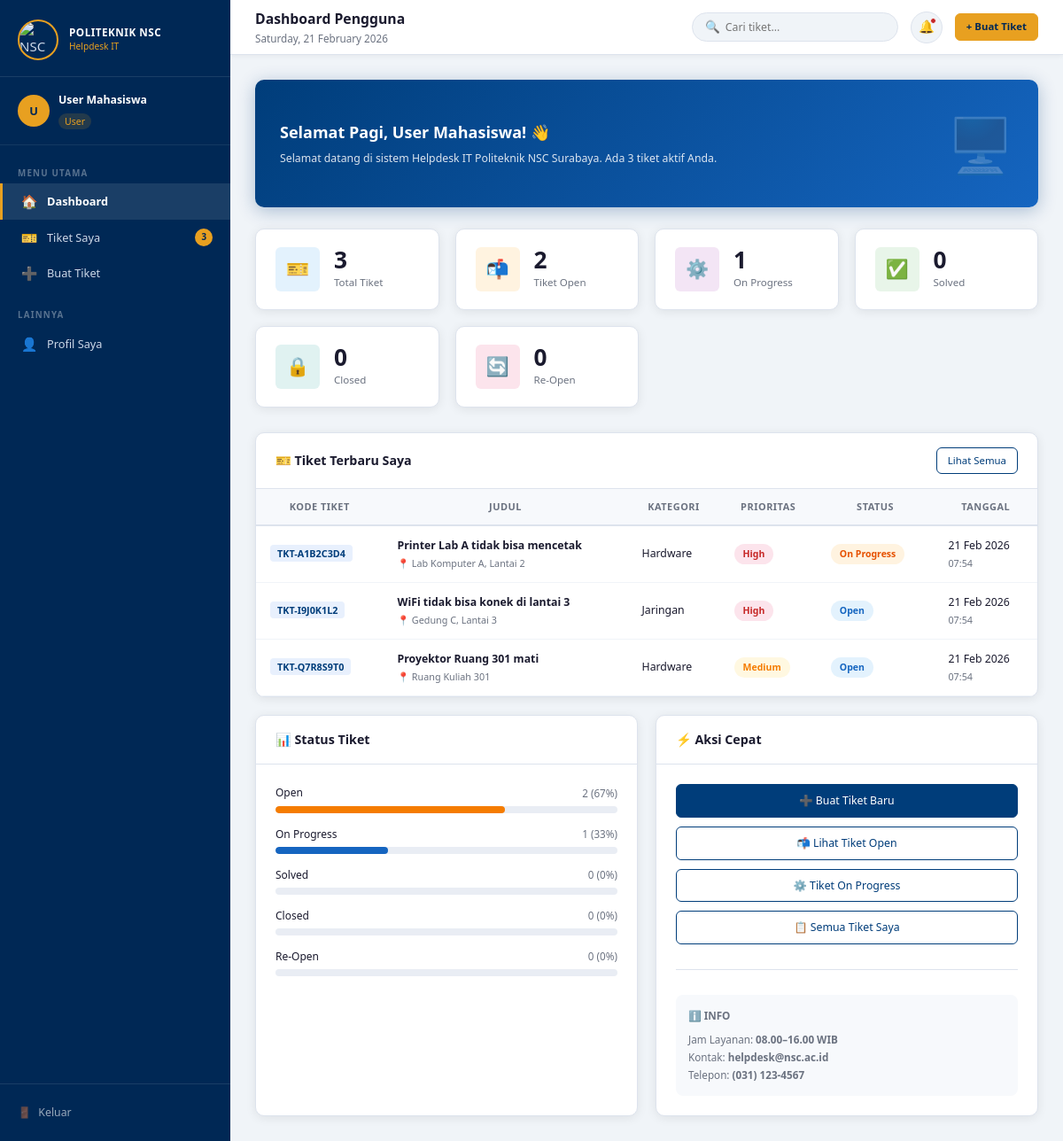
/user/dashboard.php (signed in), run on the app's committed database.
### tables this page shows
CREATE TABLE tickets (
    id_ticket   INT AUTO_INCREMENT PRIMARY KEY,
    kode_ticket VARCHAR(20) NOT NULL UNIQUE,
    id_user     INT NOT NULL,
    id_kategori INT NOT NULL,
    id_teknisi  INT NULL,
    judul       VARCHAR(150) NOT NULL,
    deskripsi   TEXT NOT NULL,
    lokasi      VARCHAR(100),
    prioritas   ENUM('Low','Medium','High') DEFAULT 'Medium',
    status      ENUM('Open','On Progress','Solved','Closed','Re-Open') DEFAULT 'Open',
    created_at  TIMESTAMP DEFAULT CURRENT_TIMESTAMP,
    updated_at  TIMESTAMP DEFAULT CURRENT_TIMESTAMP ON UPDATE CURRENT_TIMESTAMP,
    FOREIGN KEY (id_user)     REFERENCES users(id_user)     ON DELETE CASCADE,
    FOREIGN KEY (id_kategori) REFERENCES kategori(id_kategori) ON DELETE CASCADE,
    FOREIGN KEY (id_teknisi)  REFERENCES users(id_user)     ON DELETE SET NULL
);

CREATE TABLE kategori (
    id_kategori   INT AUTO_INCREMENT PRIMARY KEY,
    nama_kategori ENUM('Hardware','Software','Jaringan','Sistem Akademik'),
    deskripsi     TEXT
);

### user/dashboard.php (the view, shortened to what this page needs)
<?php
require_once '../includes/auth.php';
require_once '../includes/db.php';
$user = getCurrentUser();
$uid  = $user['id'];
$stats = [];
foreach (['Open','On Progress','Solved','Closed','Re-Open'] as $s) {
    $r = $conn->query("SELECT COUNT(*) c FROM tickets WHERE id_user=$uid AND status='$s'");
    $stats[$s] = (int)$r->fetch_assoc()['c'];
}
$total = array_sum($stats);
$greeting = 'Selamat Datang';
$h = (int)date('H');
if ($h < 12) $greeting = 'Selamat Pagi';
elseif ($h < 15) $greeting = 'Selamat Siang';
elseif ($h < 18) $greeting = 'Selamat Sore';
else $greeting = 'Selamat Malam';
?>
<!DOCTYPE html>
<html lang="id">
<head>
<link rel="stylesheet" href="../assets/css/style.css">
</head>
<body>
<div class="layout">
    <?php include 'sidebar.php'; ?>
    <div class="main-content">
        <header class="topbar">
            <div class="topbar-left">
                <div>
                    <div class="topbar-title">Dashboard Pengguna</div>
                    <div class="topbar-subtitle"><?= date('l, d F Y') ?></div>
                </div>
            </div>
            <div class="topbar-right">
                <div class="topbar-search">
                    <span class="search-icon">🔍</span>
                    <input type="text" placeholder="Cari tiket...">
                </div>
                <div class="topbar-icon-btn" title="Notifikasi">
                    🔔 <span class="notif-dot"></span>
                </div>
                <a href="create_ticket.php" class="btn btn-accent btn-sm">+ Buat Tiket</a>
            </div>
        </header>
        <main class="page-content">
            <div class="welcome-banner">
                <div>
                    <h2><?= $greeting ?>, <?= htmlspecialchars($user['nama']) ?>! 👋</h2>
                    <p>Selamat datang di sistem Helpdesk IT Politeknik NSC Surabaya. Ada <?= $stats['Open'] + $stats['On Progress'] ?> tiket aktif Anda.</p>
                </div>
                <div class="welcome-banner-img">🖥️</div>
            </div>
            <div class="stats-grid">
                <div class="stat-card">
                    <div class="stat-icon blue">🎫</div>
                    <div class="stat-info">
                        <div class="value"><?= $total ?></div>
                        <div class="label">Total Tiket</div>
                    </div>
                </div>
                <div class="stat-card">
                    <div class="stat-icon orange">📬</div>
                    <div class="stat-info">
                        <div class="value"><?= $stats['Open'] ?></div>
                        <div class="label">Tiket Open</div>
                    </div>
                </div>
                <div class="stat-card">
                    <div class="stat-icon purple">⚙️</div>
                    <div class="stat-info">
                        <div class="value"><?= $stats['On Progress'] ?></div>
                        <div class="label">On Progress</div>
                    </div>
                </div>
                <div class="stat-card">
                    <div class="stat-icon green">✅</div>
                    <div class="stat-info">
                        <div class="value"><?= $stats['Solved'] ?></div>
                        <div class="label">Solved</div>
                    </div>
                </div>
                <div class="stat-card">
                    <div class="stat-icon teal">🔒</div>
                    <div class="stat-info">
                        <div class="value"><?= $stats['Closed'] ?></div>
                        <div class="label">Closed</div>
                    </div>
                </div>
                <div class="stat-card">
                    <div class="stat-icon red">🔄</div>
                    <div class="stat-info">
                        <div class="value"><?= $stats['Re-Open'] ?></div>
                        <div class="label">Re-Open</div>
                    </div>
                </div>
            </div>
            <div class="grid-2">
                <div class="card col-span-2">
                    <div class="card-header">
                        <h3>🎫 Tiket Terbaru Saya</h3>
                        <a href="tickets.php" class="btn btn-outline btn-sm">Lihat Semua</a>
                    </div>
                    <div class="card-body" style="padding:0">
                        <?php if ($total === 0): ?>
                            <div style="padding:32px;text-align:center;color:var(--text-muted)">
                                <div style="font-size:2.5rem;margin-bottom:10px">📭</div>
                                <p>Belum ada tiket. <a href="create_ticket.php" style="color:var(--primary)">Buat tiket pertama Anda</a></p>
                            </div>
                        <?php else: ?>
                        <div class="table-responsive">
                        <table>
                            <thead>
                                <tr>
                                    <th>Kode Tiket</th>
                                    <th>Judul</th>
                                    <th>Kategori</th>
                                    <th>Prioritas</th>
                                    <th>Status</th>
                                    <th>Tanggal</th>
                                </tr>
                            </thead>
                            <tbody>
                            <?php
                            $allQ2 = $conn->query("
                                SELECT t.id_ticket, t.kode_ticket, t.judul, t.lokasi,
                                       t.prioritas, t.status, t.created_at,
                                       k.nama_kategori
                                FROM tickets t
                                LEFT JOIN kategori k ON t.id_kategori = k.id_kategori
                                WHERE t.id_user = $uid
                                ORDER BY t.created_at DESC
                                LIMIT 8
                            ");
                            while ($row = $allQ2->fetch_assoc()): ?>
                            <tr onclick="location='ticket_detail.php?id=<?= $row['id_ticket'] ?>'" style="cursor:pointer">
                                <td><span class="ticket-code"><?= htmlspecialchars($row['kode_ticket']) ?></span></td>
                                <td>
                                    <strong><?= htmlspecialchars($row['judul']) ?></strong>
                                    <?php if ($row['lokasi']): ?>
                                    <div class="sub">📍 <?= htmlspecialchars($row['lokasi']) ?></div>
                                    <?php endif; ?>
                                </td>
                                <td><?= htmlspecialchars($row['nama_kategori']) ?></td>
                                <td><?= badgePrioritas($row['prioritas']) ?></td>
                                <td><?= badgeStatus($row['status']) ?></td>
                                <td>
                                    <?= date('d M Y', strtotime($row['created_at'])) ?>
                                    <div class="sub"><?= date('H:i', strtotime($row['created_at'])) ?></div>
                                </td>
                            </tr>
                            <?php endwhile; ?>
                            </tbody>
                        </table>
                        </div>
                        <?php endif; ?>
                    </div>
                </div>
                <div class="card">
                    <div class="card-header"><h3>📊 Status Tiket</h3></div>
                    <div class="card-body">
                        <?php
                        $items = [
                            ['Open',        $stats['Open'],        'orange'],
                            ['On Progress', $stats['On Progress'], 'blue'],
                            ['Solved',      $stats['Solved'],      'green'],
                            ['Closed',      $stats['Closed'],      'purple'],
                            ['Re-Open',     $stats['Re-Open'],     'red'],
                        ];
                        foreach ($items as [$label, $val, $color]):
                            $pct = $total > 0 ? round($val/$total*100) : 0;
                        ?>
                        <div style="margin-bottom:14px">
                            <div class="flex-between" style="margin-bottom:5px">
                                <span style="font-size:.8rem;font-weight:500"><?= $label ?></span>
                                <span style="font-size:.78rem;color:var(--text-muted)"><?= $val ?> (<?= $pct ?>%)</span>
                            </div>
                            <div class="progress">
                                <div class="progress-bar <?= $color ?>" style="width:<?= $pct ?>%"></div>
                            </div>
                        </div>
                        <?php endforeach; ?>
                    </div>
                </div>
                <div class="card">
                    <div class="card-header"><h3>⚡ Aksi Cepat</h3></div>
                    <div class="card-body" style="display:flex;flex-direction:column;gap:10px">
                        <a href="create_ticket.php" class="btn btn-primary" style="justify-content:center">
                            ➕ Buat Tiket Baru
                        </a>
                        <a href="tickets.php?status=Open" class="btn btn-outline" style="justify-content:center">
                            📬 Lihat Tiket Open
                        </a>
                        <a href="tickets.php?status=On+Progress" class="btn btn-outline" style="justify-content:center">
                            ⚙️ Tiket On Progress
                        </a>
                        <a href="tickets.php" class="btn btn-outline" style="justify-content:center">
                            📋 Semua Tiket Saya
                        </a>
                        <hr class="divider">
                        <div style="background:#f7f9fc;border-radius:8px;padding:14px">
                            <div style="font-size:.78rem;font-weight:600;color:var(--text-muted);margin-bottom:8px">ℹ️ INFO</div>
                            <div style="font-size:.78rem;color:var(--text-muted);line-height:1.7">
                                Jam Layanan: <strong>08.00–16.00 WIB</strong><br>
                                Kontak: <strong>helpdesk@nsc.ac.id</strong><br>
                                Telepon: <strong>(031) 123-4567</strong>
                            </div>
                        </div>
                    </div>
                </div>
            </div>
        </main>
    </div>
</div>
</body>
</html>

### includes/auth.php (shortened to what this page needs)
<?php
function getCurrentUser() {
    return [
        'id'    => $_SESSION['user_id'] ?? null,
        'nama'  => $_SESSION['nama'] ?? '',
        'email' => $_SESSION['email'] ?? '',
        'role'  => $_SESSION['role'] ?? '',
    ];
}
function badgeStatus($status) {
    $map = [
        'Open'        => 'badge-open',
        'On Progress' => 'badge-progress',
        'Solved'      => 'badge-solved',
        'Closed'      => 'badge-closed',
        'Re-Open'     => 'badge-reopen',
    ];
    $cls = $map[$status] ?? 'badge-open';
    return "<span class=\"badge $cls\">$status</span>";
}
function badgePrioritas($p) {
    $map = [
        'Low'    => 'badge-low',
        'Medium' => 'badge-medium',
        'High'   => 'badge-high',
    ];
    $cls = $map[$p] ?? 'badge-medium';
    return "<span class=\"badge $cls\">$p</span>";
}
?>

### data on the page
tickets: kode_ticket "TKT-A1B2C3D4", judul "Printer Lab A tidak bisa mencetak", lokasi "Lab Komputer A, Lantai 2", id_kategori.nama_kategori "Hardware", prioritas "High", status "On Progress", created_at "21 Feb 2026", created_at "07:54"
tickets: kode_ticket "TKT-I9J0K1L2", judul "WiFi tidak bisa konek di lantai 3", lokasi "Gedung C, Lantai 3", id_kategori.nama_kategori "Jaringan", prioritas "High", status "Open", created_at "21 Feb 2026", created_at "07:54"
tickets: kode_ticket "TKT-Q7R8S9T0", judul "Proyektor Ruang 301 mati", lokasi "Ruang Kuliah 301", id_kategori.nama_kategori "Hardware", prioritas "Medium", status "Open", created_at "21 Feb 2026", created_at "07:54"

### other printed values
$initials "U"
$user['nama'] "User Mahasiswa"
$user['role'] "User"
$open "3"
$greeting "Selamat Pagi"
$stats['Open'] + $stats['On Progress'] "3"
$total "3"
$stats['Open'] "2"
$stats['On Progress'] "1"
$stats['Solved'] "0"
$stats['Closed'] "0"
$stats['Re-Open'] "0"
$label "Open"
$val "2"
$pct "67"
